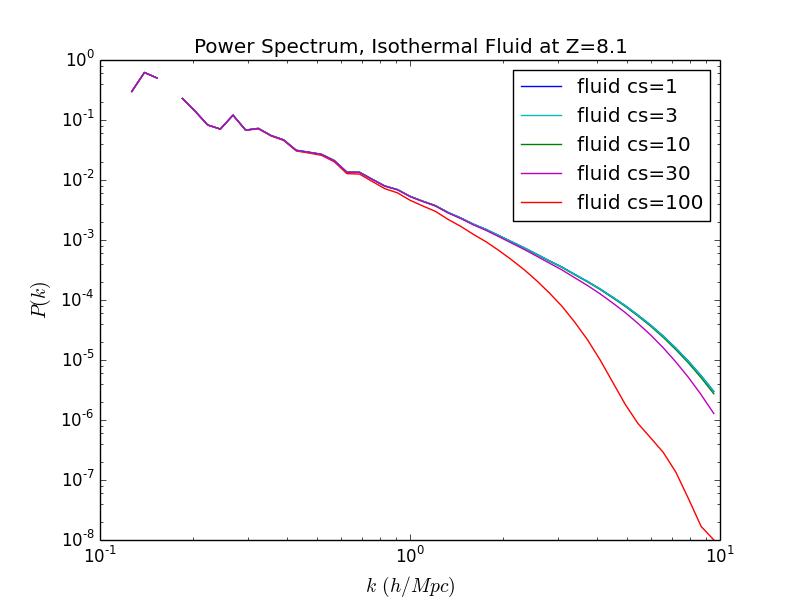

Python code for this plot:
import os
import re
import numpy as np
import matplotlib.pyplot as plt

result_dir = '../../results/'
results = os.listdir(result_dir)

isothermalpattern = re.compile(r'_iso(\d+)')

simtypes = ['fluid']
for simtype in simtypes:
    params = [simtype,'b100','n512','t0.005','h2','iso','z8']
    filenames = [filename for filename in results if all(param in filename for param in params)]
    for filename in filenames:
        label = simtype
        isothermal = isothermalpattern.findall(filename)[0]
        label += ' cs='+isothermal
        kvalues, ps = np.loadtxt(result_dir+filename, unpack=True)
        style = '-'
        plt.loglog(kvalues, ps, style, label=label)

# Sort legend numerically by sound speed.
handles, labels = plt.gca().get_legend_handles_labels()
hl = sorted(zip(handles, labels), key=lambda item:  int(item[1].split(' ')[1].split('=')[1]))
handles2, labels2 = zip(*hl)

plt.xlim([1e-1,1e1])
plt.xlabel('$k \, (h/Mpc)$', fontsize=14)
plt.ylabel('$P(k)$', fontsize=14)
plt.title('Power Spectrum, Isothermal Fluid at Z=8.1')
plt.legend(handles2, labels2, numpoints=1, loc='best')
plt.savefig('isothermal_fluid_all_z8.png')

plt.show()